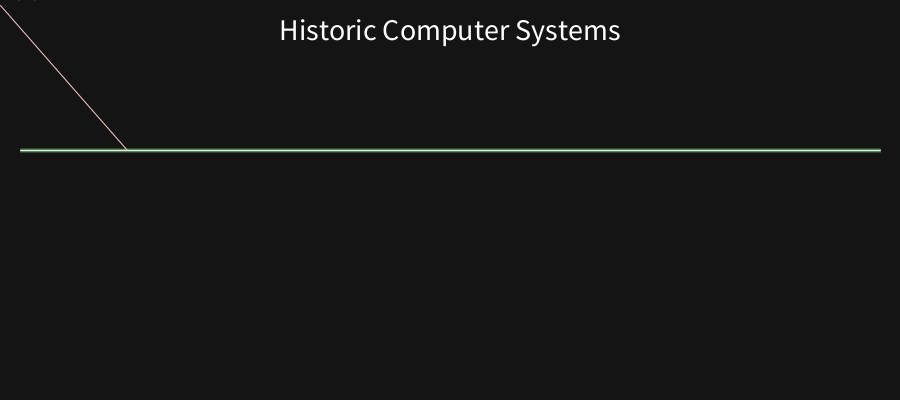
Frame 1 (no input)
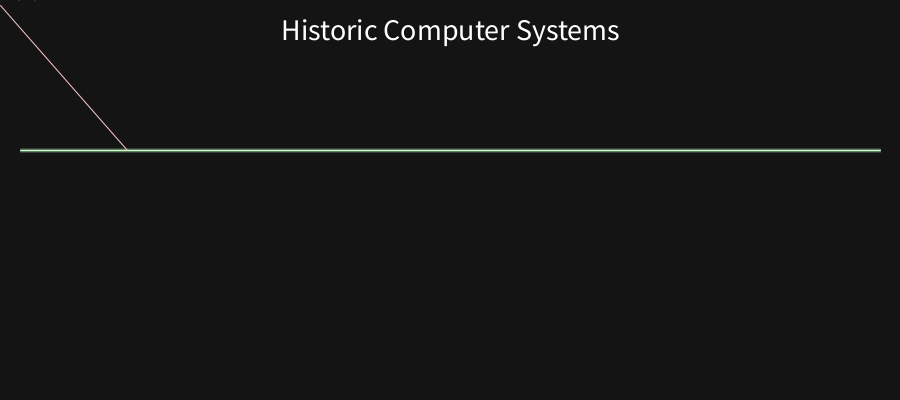
Frame 60 (the mouse pressed at the canvas centre just before this capture)
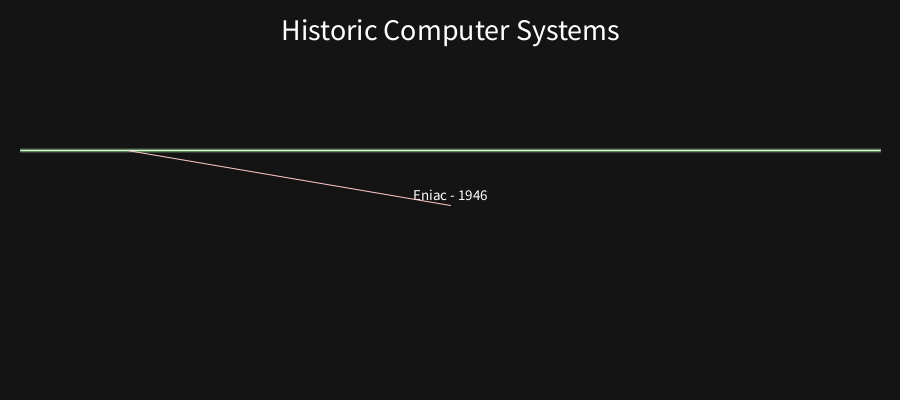
Frame 120 (the mouse held since frame 60 and released just before this capture)

The Processing sketch that drew these frames (run headless with seeded random() and noise(); from frame 60 on, the mouse is pressed at the canvas centre):

// Processing sketch: history_of_boringness
// ── history_of_boringness.pde
//history
// andy knoblock
//float [] x_val  = new float [8];
//float [] y_val  = new float [8];
float ln=860;
int a=0,b=0;
void setup()
{
  size(900,400);
}

void hist(String str,float x, float y)
{
  text(str,x,y);
  stroke(255,200,200);
  line(x,y+5,ln/8+20,150);
}

void draw()
{
  a=mouseX;
  b=mouseY;
  background(20);
  stroke(200,255,200);
  line(20,150,880,150);
  stroke(100,255/2,100);
  line(20,149,880,149);
  line(20,151,880,151);
  stroke(100/2,255/4,100/2);
  line(20,148,880,148);
  line(20,152,880,152);
  textSize(30);
  textAlign(CENTER);
  text("Historic Computer Systems",width/2,40);
  textSize(15);
  hist("Eniac - 1946",a,b);
}
